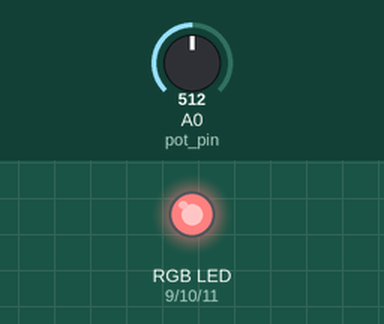
This sketch was run on a simulated Arduino Uno, built with avr-gcc and run on an emulated ATmega328P. Parts: an RGB LED mixed from three pins (HIGH = lit). Inputs (shaded band) come from the test bench; at power-on: A0 (pot_pin) = 512.

Above: at 1.2 s.
1.3 s: A0 (pot_pin) set to 331
At 2.0 s:
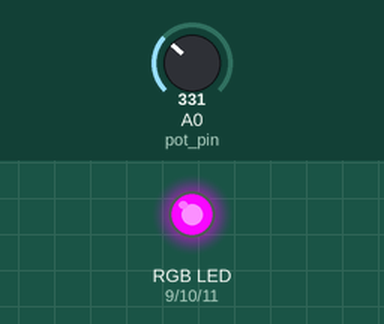
2.8 s: A0 (pot_pin) set to 511
At 3.1 s:
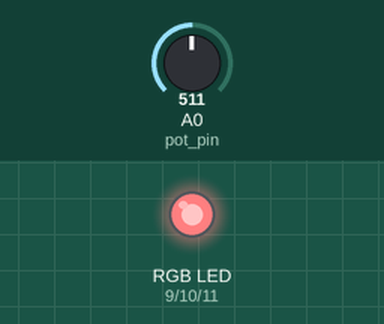
4.3 s: A0 (pot_pin) set to 692
At 5.5 s:
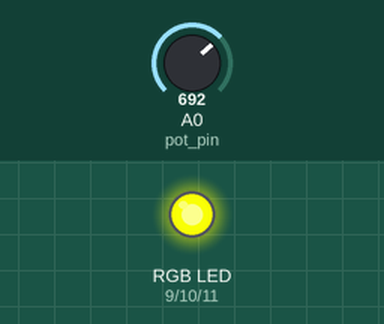
5.8 s: A0 (pot_pin) set to 900
At 6.6 s:
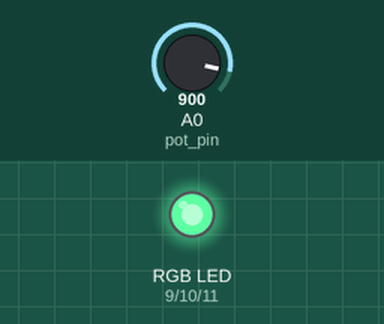
7.3 s: A0 (pot_pin) set to 1023
At 7.7 s:
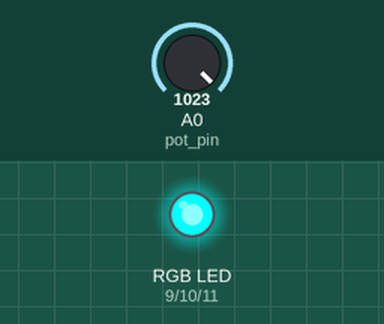
Timing chart, 0 to 9.8 s (numbered marks = the images above; inputs shaded):
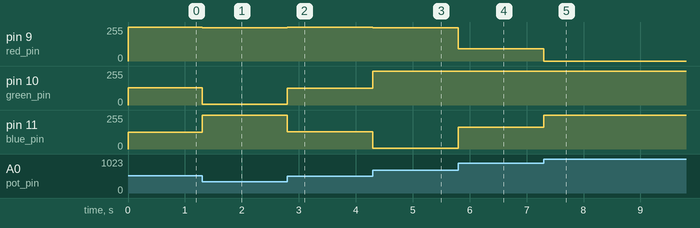

The sketch:

RGB_uygulama.ino
```cpp
int pot_pin = A0;                                   //defines the pot pin as an analog pin (A0)
int pot_value = 0;                                  //defines the pot value as 0

int red_pin = 9;                                    //defines red led's pin as 9
int green_pin = 10;                                 //defines green led's pin as 10
int blue_pin = 11;                                  //defines blue led's pin as 11

int red_value = 0;                                  //defines red led's value as 0
int green_value = 0;                                //defines green led's value as 0
int blue_value = 0;                                 //defines blue led's value as 0


void setup() {                                      //sets the led pins as output .
  pinMode(red_pin,OUTPUT);
  pinMode(green_pin,OUTPUT);
  pinMode(blue_pin,OUTPUT);

}

void loop() {
  pot_value = analogRead(pot_pin);                  //Reads analog data from the pot pin to determine the pot value.

  if(pot_value < 341) {
    pot_value = (pot_value*3)/4;

    red_value = 255- pot_value;
    green_value = pot_value;
    blue_value = 0;
  }
  else if(pot_value < 682){
     pot_value = (pot_value-341)*3/4;

     red_value = 0;
     green_value = 255- pot_value;
     blue_value = pot_value;
  }
  else{
    pot_value = (pot_value-683)*3/4;

     red_value = pot_value;
     green_value = 0;
     blue_value = 255-pot_value;
  }
  analogWrite(red_pin, 255-red_value);
  analogWrite(green_pin, 255-green_value);
  analogWrite(blue_pin, 255-blue_value);

}
```

Measured:
- after the input at 1.3 s, pin 9 (red_pin): 255/255 → 248/255 at once; pin 10 (green_pin): 128/255 → 7/255 at once; pin 11 (blue_pin): 127/255 → 255/255 at once
- after the input at 2.8 s, pin 9 (red_pin): 248/255 → 255/255 at once; pin 10 (green_pin): 7/255 → 127/255 at once; pin 11 (blue_pin): 255/255 → 128/255 at once
- after the input at 4.3 s, pin 9 (red_pin): 255/255 → 249/255 at once; pin 10 (green_pin): 127/255 → 255/255 at once; pin 11 (blue_pin): 128/255 → 6/255 at once
- after the input at 5.8 s, pin 9 (red_pin): 249/255 → 93/255 at once; pin 11 (blue_pin): 6/255 → 162/255 at once
- after the input at 7.3 s, pin 9 (red_pin): 93/255 → 0/255 at once; pin 11 (blue_pin): 162/255 → 255/255 at once
